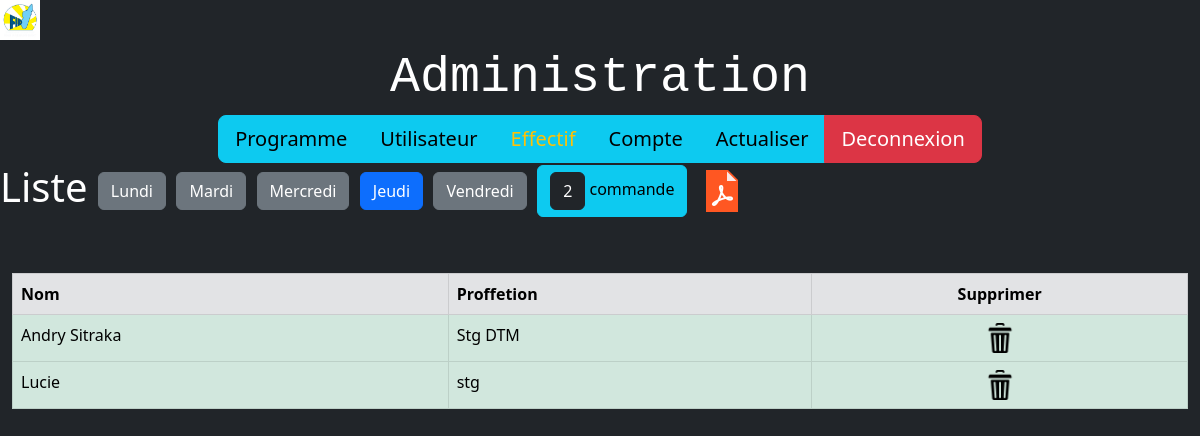
The page /admin/x/SNRS/d4.php on the database its author committed.
### tables this page shows
CREATE TABLE IF NOT EXISTS `utilisateur` (
  `numUt` int(11) NOT NULL AUTO_INCREMENT,
  `photos` varchar(100) NOT NULL,
  `nom` varchar(25) NOT NULL,
  `prenom` varchar(25) NOT NULL,
  `direction` varchar(25) NOT NULL,
  `tel` varchar(25) NOT NULL,
  `mdp` varchar(25) NOT NULL,
  `valeur` varchar(25) NOT NULL,
  `fady` varchar(25) NOT NULL,
  `adrs` varchar(100) NOT NULL,
  `adrs_mail` varchar(100) NOT NULL,
  `fonc` varchar(50) NOT NULL,
  PRIMARY KEY (`numUt`)
);

### admin/x/SNRS/d4.php (the view, shortened to what this page needs)
<?php
include("../connexion.php");
$sql ="SELECT  COUNT(*) numUt FROM utilisateur , andro ,commande where (utilisateur.numUt =commande.id_ut) AND
(andro.id = commande.id_dat) And id_dat= 4" ;
$result = $conn->query($sql);
$isa = mysqli_fetch_assoc($result);
?>
<!DOCTYPE html>
<html lang="en">
<head>
    <link rel="stylesheet" href="../css/style.css">
    <link rel="stylesheet" href="../css/bootstrap.min.css">
    <link rel="stylesheet" href="style.css">
</head>
<body class="bg-dark">
<img src="../image/f.jpg" alt="" width="40" height="40" >
<center>
<div id="titre" class="text-white">Administration</div>
</center>
    <div class="container-fluid btn-lg">
         <div class="container-fluid">
            <div class="row">
                      <article class="col-md-12">
                      <center>
<div class="btn-group btn-group-lg" role="group" aria-label="Large button group" >
<a href="admin.php" class="btn btn-info "> Programme</a>
<a href="Utilisateur.php" class="btn btn-info">Utilisateur</a>
<a href="d1.php"class="btn btn-info text-warning">Effectif</a>
<a href="compte.php" class="btn btn-info">Compte</a>
<a href="actualiser.php" class="btn btn-info">Actualiser</a>
<a href="../index.php" class="btn btn-danger">Deconnexion</a>
</div>
</center>
                      </article >
            </div>
        </div>
</div>
<h1> <span class="text-white">Liste</span>
<a href="d1.php" class="btn btn-secondary">Lundi</a>
     <a href="d2.php" class="btn btn-secondary">Mardi</a>
     <a href="d3.php" class="btn btn-secondary">Mercredi</a>
     <a href="d4.php" class="btn btn-primary">Jeudi</a>
     <a href="d5.php" class="btn btn-secondary">Vendredi</a>
     <div class="btn btn-info">
        <div class="btn btn-dark"><?php print_r( $isa ['numUt'] );?></div><?php  echo " commande"; ?> </div>
     <a href="../pdf/jeudi.php" > <img src="../image/pdf.png" alt=""> </a>
</h1>
<br><br>
<div class="container-fluid">
<table class="table table-bordered">
    <header>
        <tr class="table-secondary">
            <th>Nom</th>
            <th>Proffetion</th>
             <th><center>Supprimer</center></th>
        </tr>
    </header>
<?php
include("../connexion.php");
$sql ="SELECT prenom,direction ,numUt FROM utilisateur , andro ,commande where (utilisateur.numUt =commande.id_ut) AND
(andro.id = commande.id_dat) And id_dat= 4 " ;
  $result = $conn->query($sql);
  if ($result->num_rows > 0) {
  while($row = $result->fetch_assoc()) {
?>
        <tr class="table-success ">
            <td> <?php echo ($row['prenom']); ?></td>
            <td> <?php echo ($row['direction']); ?>
            <th><center><a href= "supa4.php?supp=<?php echo $row['numUt'];?>"><img src="../image/sip.png" alt="" width="30" height="30"> </a></center></th>
        </tr>
        </td> <?php }} ?>
</table>
</div>
</body>
</html>

### admin/x/SNRS/style.css (style rules this page uses)
#titre { font-size: 50px; font-family: monospace; }

### rows shown on the page
utilisateur: prenom "Andry Sitraka", direction "Stg DTM"
utilisateur: prenom "Lucie", direction "stg"
